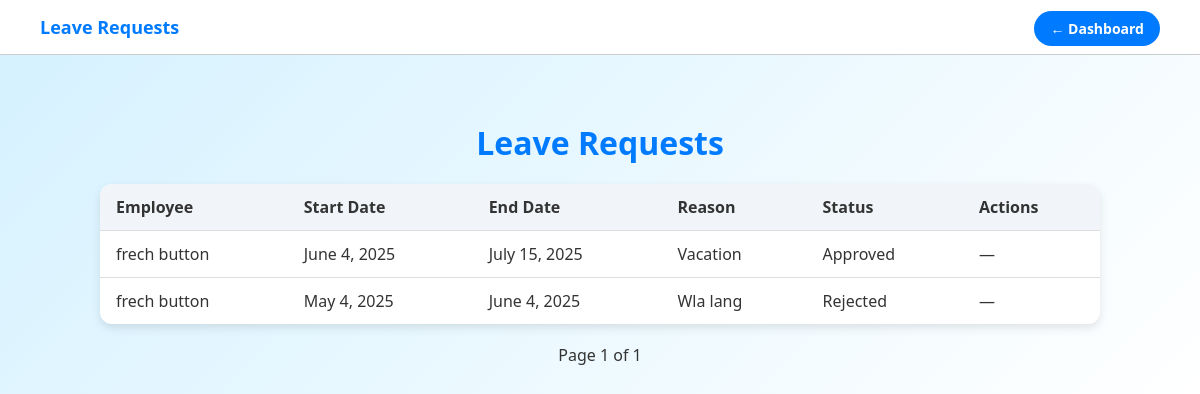
/leave_list/ (signed in), run on the app's committed database.
### attendance/models.py (models this page shows, shortened)
class Leave(models.Model):
    STATUS_CHOICES = [
        ('Pending', 'Pending'),
        ('Approved', 'Approved'),
        ('Rejected', 'Rejected'),
    ]
    employee = models.ForeignKey(Employee, on_delete=models.CASCADE, related_name="leaves")
    admin = models.ForeignKey(User, on_delete=models.SET_NULL, null=True, blank=True,
                              limit_choices_to={'is_admin': True}, related_name="approved_leaves")
    start_date = models.DateField()
    end_date = models.DateField()
    reason = models.TextField()
    status = models.CharField(max_length=10, choices=STATUS_CHOICES, default='Pending')
    class Meta:
        ordering = ['-start_date']

class Employee(models.Model):
    user = models.OneToOneField(User, on_delete=models.CASCADE)
    first_name = models.CharField(max_length=50)
    last_name = models.CharField(max_length=50)
    age = models.IntegerField()
    position = models.ForeignKey(Position, on_delete=models.SET_NULL, null=True, related_name='employees')

### attendance/views.py (the view, shortened to what this page needs)
# urls.py: path('leave_list/', leave_list, name='leave_list'),
@login_required
def leave_list(request):
    if request.user.is_admin:
        leaves = Leave.objects.all()
    paginator = Paginator(leaves, 10)
    page_number = request.GET.get('page')
    page_obj = paginator.get_page(page_number)
    return render(request, 'attendance/leave_list.html', {'page_obj': page_obj})

### attendance/templates/attendance/leave_list.html (shortened to what this page needs)
<!DOCTYPE html>
<html lang="en">
<head>
</head>
<body>
<div class="navbar">
    <div>Leave Requests</div>
    <div>
        <a href="{% url 'admin_dashboard' %}" class="btn">← Dashboard</a>
    </div>
</div>
<div class="content">
    <h1>Leave Requests</h1>
    <table>
        <thead>
            <tr>
                <th>Employee</th>
                <th>Start Date</th>
                <th>End Date</th>
                <th>Reason</th>
                <th>Status</th>
                {% if request.user.is_admin %}
                    <th>Actions</th>
                {% endif %}
            </tr>
        </thead>
        <tbody>
            {% for leave in page_obj %}
                <tr>
                    <td>{{ leave.employee.first_name }} {{ leave.employee.last_name }}</td>
                    <td>{{ leave.start_date }}</td>
                    <td>{{ leave.end_date }}</td>
                    <td>{{ leave.reason }}</td>
                    <td>{{ leave.status }}</td>
                    {% if request.user.is_admin and leave.status == "Pending" %}
                        <td class="actions">
                            <a href="{% url 'approve_leave' leave.id %}">Approve</a> |
                            <a href="{% url 'reject_leave' leave.id %}">Reject</a>
                        </td>
                    {% elif request.user.is_admin %}
                        <td>—</td>
                    {% endif %}
                </tr>
            {% empty %}
                <tr>
                    <td colspan="6" style="text-align: center;">No leave requests found.</td>
                </tr>
            {% endfor %}
        </tbody>
    </table>
    <div class="pagination">
        <span>Page {{ page_obj.number }} of {{ page_obj.paginator.num_pages }}</span>
    </div>
</div>
</body>
</html>

### attendance/templates/attendance/leave_list.html (style rules this page uses)
body { background: linear-gradient(135deg, #d4f1ff, #ffffff); font-family: 'Segoe UI', Tahoma, Geneva, Verdana, sans-serif; margin: 0; padding: 0; color: #333; }
.navbar { background-color: #ffffff; padding: 15px 40px; border-bottom: 1px solid #cccccc; display: flex; justify-content: space-between; align-items: center; position: fixed; top: 0; left: 0; right: 0; z-index: 1000; }
.navbar div { font-size: 18px; font-weight: bold; color: #007BFF; }
.btn { background-color: #007BFF; color: white; padding: 8px 16px; border: none; border-radius: 20px; text-decoration: none; font-size: 14px; transition: background-color 0.3s ease; }
.content { padding: 100px 30px 30px 30px; max-width: 1000px; margin: 0 auto; }
h1 { color: #007BFF; margin-bottom: 20px; text-align: center; }
table { width: 100%; border-collapse: collapse; background: white; box-shadow: 0 4px 10px rgba(0,0,0,0.1); border-radius: 12px; overflow: hidden; }
table th, table td { padding: 12px 16px; border-bottom: 1px solid #ddd; text-align: left; }
table th { background-color: #f1f5f9; color: #333; }
table tr:last-child td { border-bottom: none; }
.pagination { text-align: center; margin-top: 20px; }
.pagination span { margin: 0 5px; }

### data on the page
Leave: employee.first_name "frech", employee.last_name "button", start_date "June 4, 2025", end_date "July 15, 2025", reason "Vacation", status "Approved"
Leave: employee.first_name "frech", employee.last_name "button", start_date "May 4, 2025", end_date "June 4, 2025", reason "Wla lang", status "Rejected"

### other printed values
{{ page_obj.number }} "1"
{{ page_obj.paginator.num_pages }} "1"
